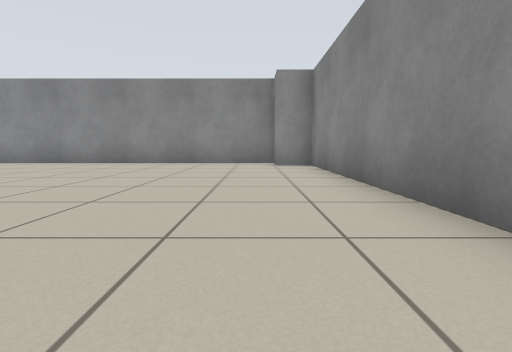
View 1 (above)

19 first-person views from a walk through a world built for the Player/Stage simulator. The camera is 0.5 m above the floor, tilts 6° down and sees 85° across. The lines on the ground mark 1 m squares. The floor is counted in squares, 1 m on a side. Each view is taken from the middle of a square. On the plan, view 1 faces up. The plan holds only what a view shows up to about 9 squares ahead; the rest is blank. The robots in the file are not drawn.

View 2
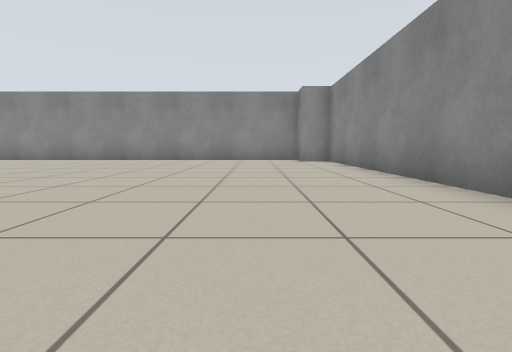

View 3
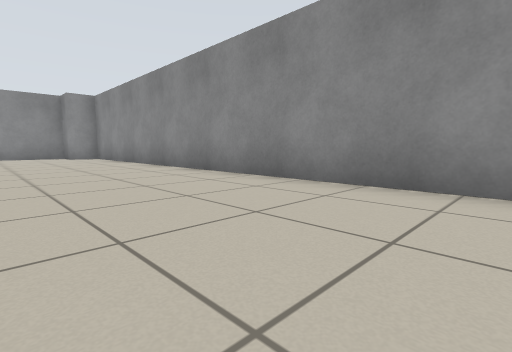

View 4
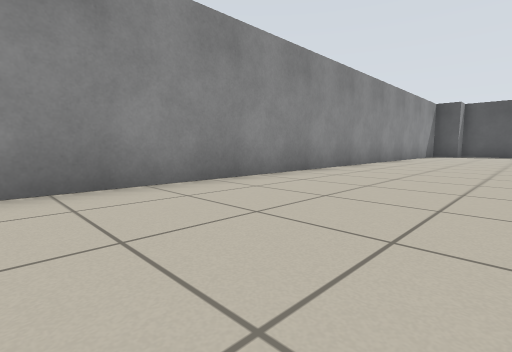

View 5
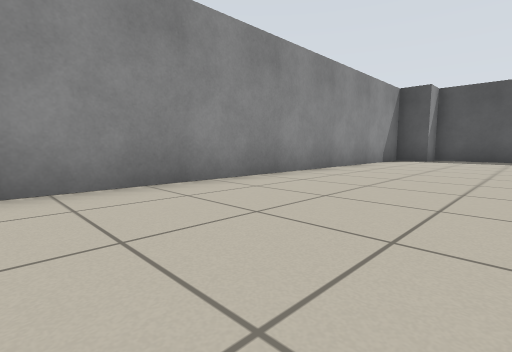

View 6
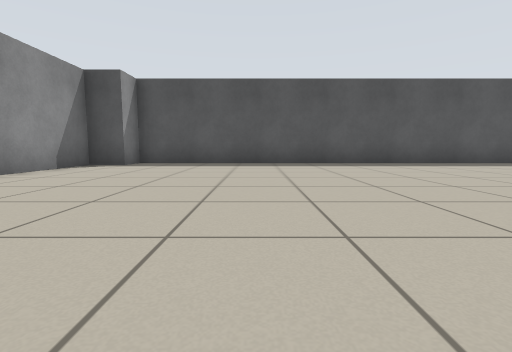

View 7
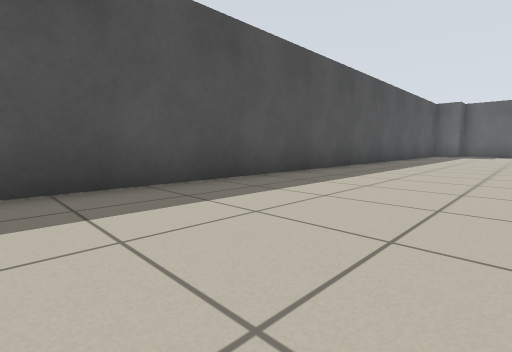

View 8
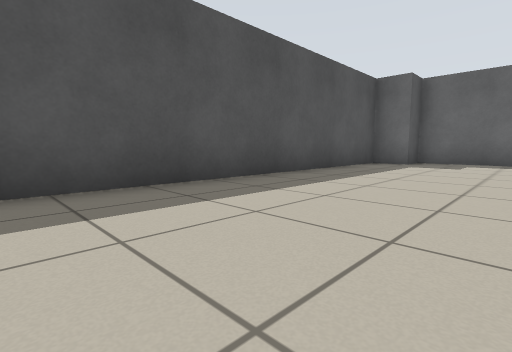

View 9
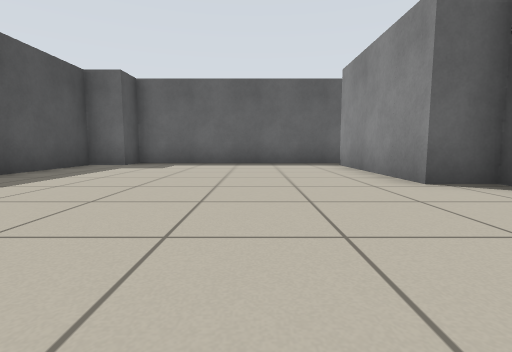

View 10
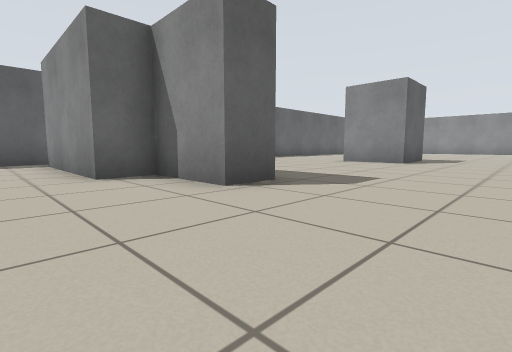

View 11
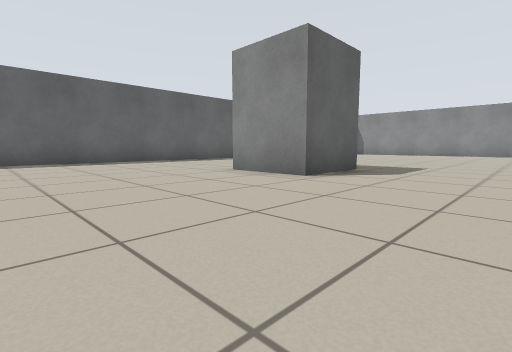

View 12
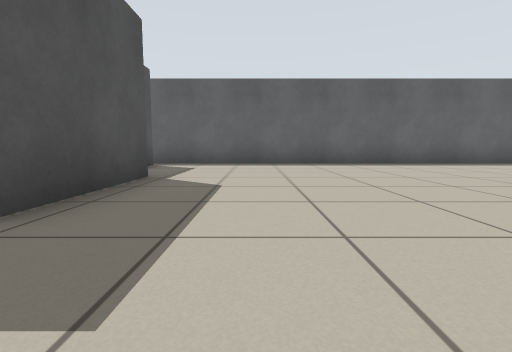

View 13
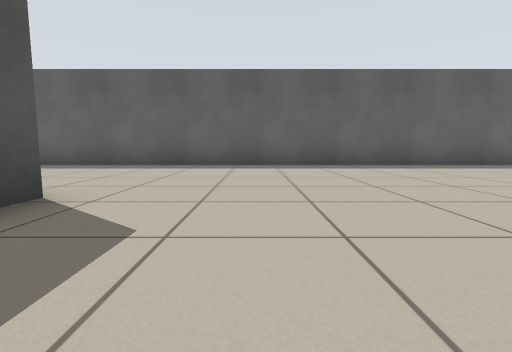

View 14
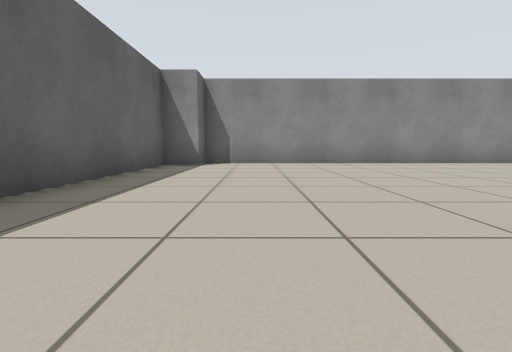

View 15
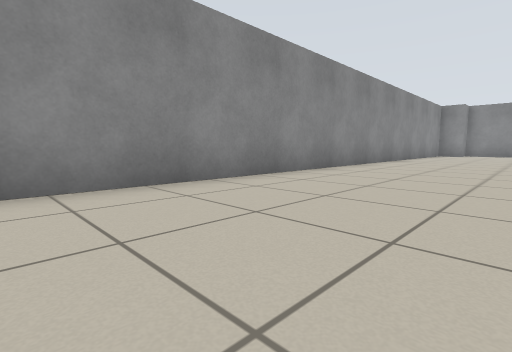

View 16
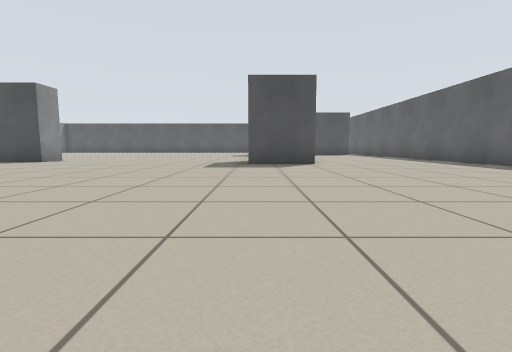

View 17
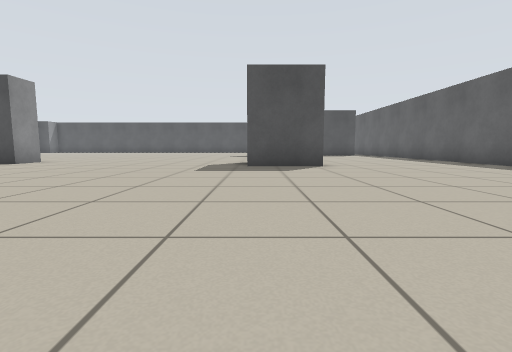

View 18
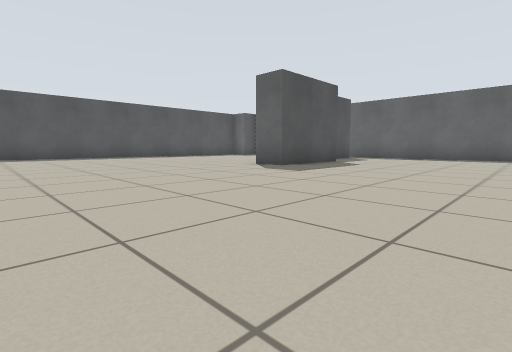

View 19
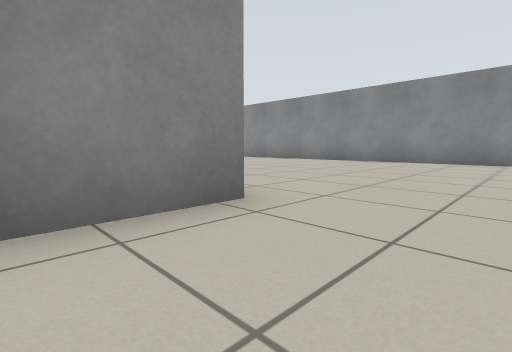

### Floor plan
Points are (right, up) in squares from view 1. A wall is a line through its corners. A room is listed if a view was taken in it or the views show most of it. See-through windows are left out.
Room 1 (views 1, 2, 3, 4, 5, 6, 7, 8, 9, 10, 11, 12, 13, 14, 15, 16, 17, 18, 19)
walls: (-9.1, -5.1) (-9.1, -4.1) (-7.8, -4.1); (-6.1, -5) (-8, -5); (-17.8, -3.1) (-15.8, -3.1) (-15.8, -5) (-17.8, -5); (-18.8, -10.8) (-15.8, -10.8) (-15.8, -11.8) (-17.7, -11.8) (-17.7, -12.7) (-21.6, -12.7); (-21.6, -11.8) (-21.1, -11.8); (0.5, 7.5) (0.5, 8.5) (-21.5, 8.5) (-21.5, 7.5) (-22.5, 7.5) (-22.5, -18.5) (-21.5, -18.5) (-21.5, -19.5) (0.5, -19.5) (0.5, -18.5) (1.5, -18.5) (1.5, 7.5) (0.5, 7.5)

Positions as (right, up) in squares from view 1, and headings:
1: (0, 0), facing up
2: (-1, -2), facing up
3: (-2, -5), facing up-right
4: (-2, -3), facing down-right
5: (-2, -8), facing down-right
6: (-3, -11), facing down
7: (-6, -16), facing down-left
8: (-13, -16), facing down-left
9: (-14, -15), facing left
10: (-13, -14), facing up-left
11: (-13, -9), facing up-left
12: (-14, -9), facing left
13: (-15, -1), facing left
14: (-20, 0), facing up
15: (-16, 5), facing up-right
16: (-16, 5), facing down
17: (-16, 4), facing down
18: (-10, -6), facing down-left
19: (-8, -7), facing up-right
